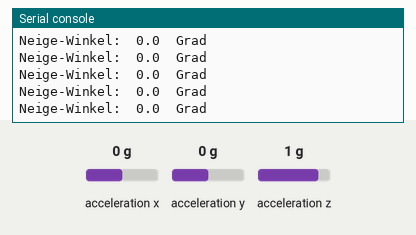
This program was run on a simulated Raspberry Pi Pico running MicroPython. Shown: the last lines printed to the serial console. The test bench sets the inputs (shaded band); at power-on: acceleration z 1 g, acceleration x 0 g, acceleration y 0 g. Library files of the repository ran but are not shown: imu.py.

Above: at 1.4 s.
1.5 s: acceleration z set to -0.8 g
At 1.56 s:
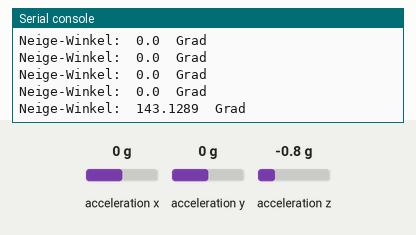
3.0 s: acceleration z set to 0 g
At 3.01 s:
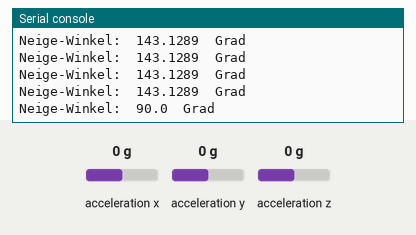
Timing chart, 0 to 6.0 s (numbered marks = the images above; inputs shaded):
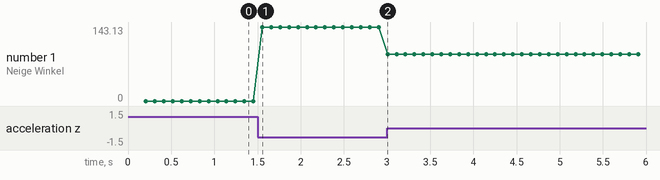

The program:

PB-03-6-20-Gyros_MPU6050_b_Pitch_V01.py
```python
"""
20240428 Gyros MPU6050 b Pitch V01.py

https://toptechboy.com/two-axis-tilt-meter-displaying-pitch-and-roll-using-an-mpu6050-on-the-raspberry-pi-pico-w/
Raspberry Pi Pico W LESSON 42: Measuring Tilt With an MPU6050 Accelerometer
https://www.youtube.com/watch?v=GWYy121rAOE

"""


from imu import MPU6050
from machine import I2C,Pin
import math
import time

i2c=I2C(1, sda=Pin(18), scl=Pin(19), freq=400000)
mpu = MPU6050(i2c)

while True:
    xAccel=mpu.accel.x
    yAccel=mpu.accel.y
    zAccel=mpu.accel.z
    if zAccel>1:
        zAccel=1


    #print('x: ',xAccel,' G ', 'y: ',yAccel,' G' 'z: ',zAccel,' G')
    delta = math.acos(zAccel)
    deltaGrad = delta/2/math.pi*360
    print("Neige-Winkel: ",deltaGrad," Grad")


    time.sleep(.1)
```

Measured:
- after the input at 1.5 s, the serial console: prints a new line after 0.06 s (image 1)
- after the input at 3.0 s, the serial console: prints a new line at once (image 2)
- plotted number 1: 0 → 143.13 after the input at 1.5 s, 143.13 → 90 after the input at 3.0 s
